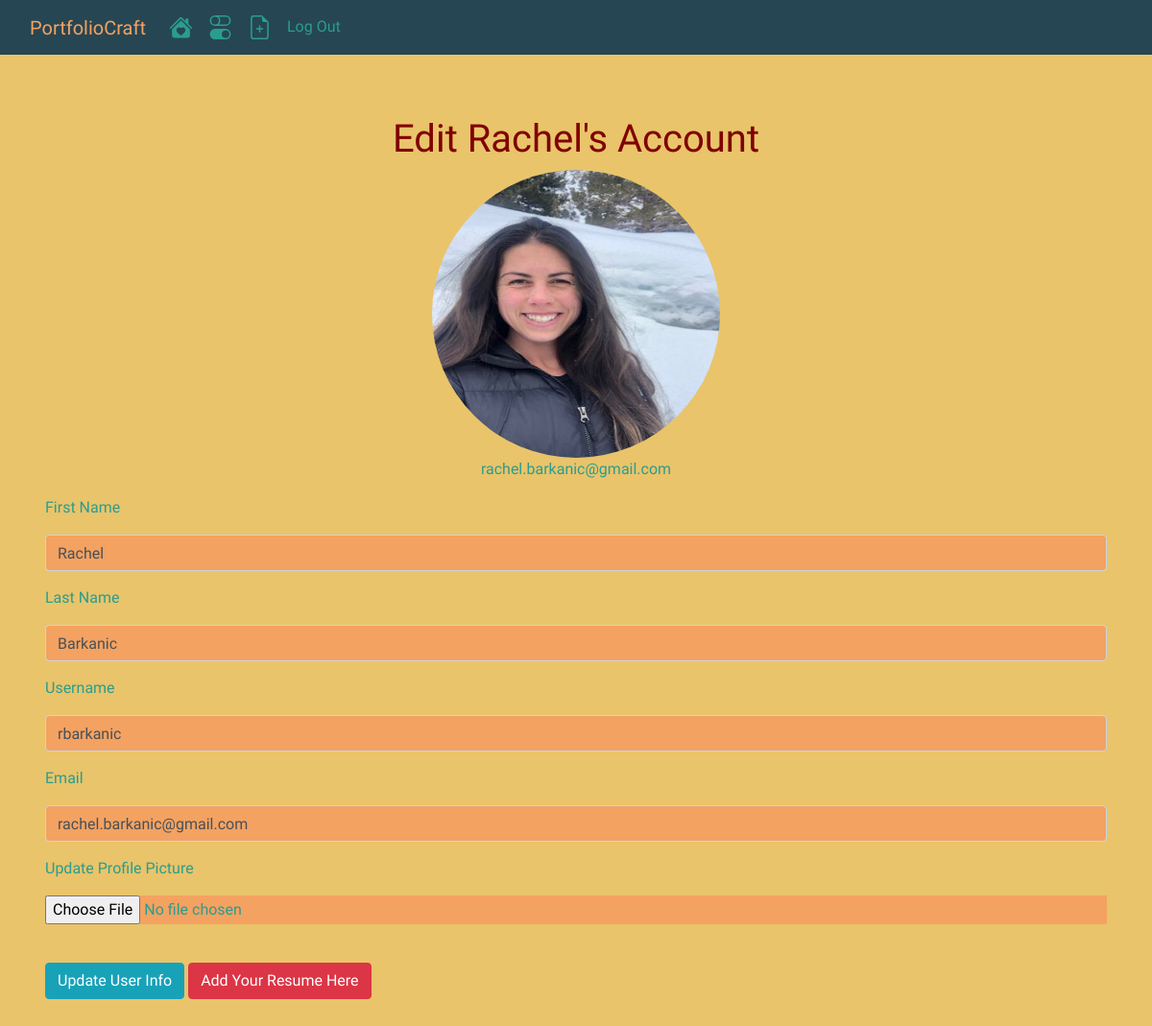
The page /account (signed in) on the database as committed earlier.
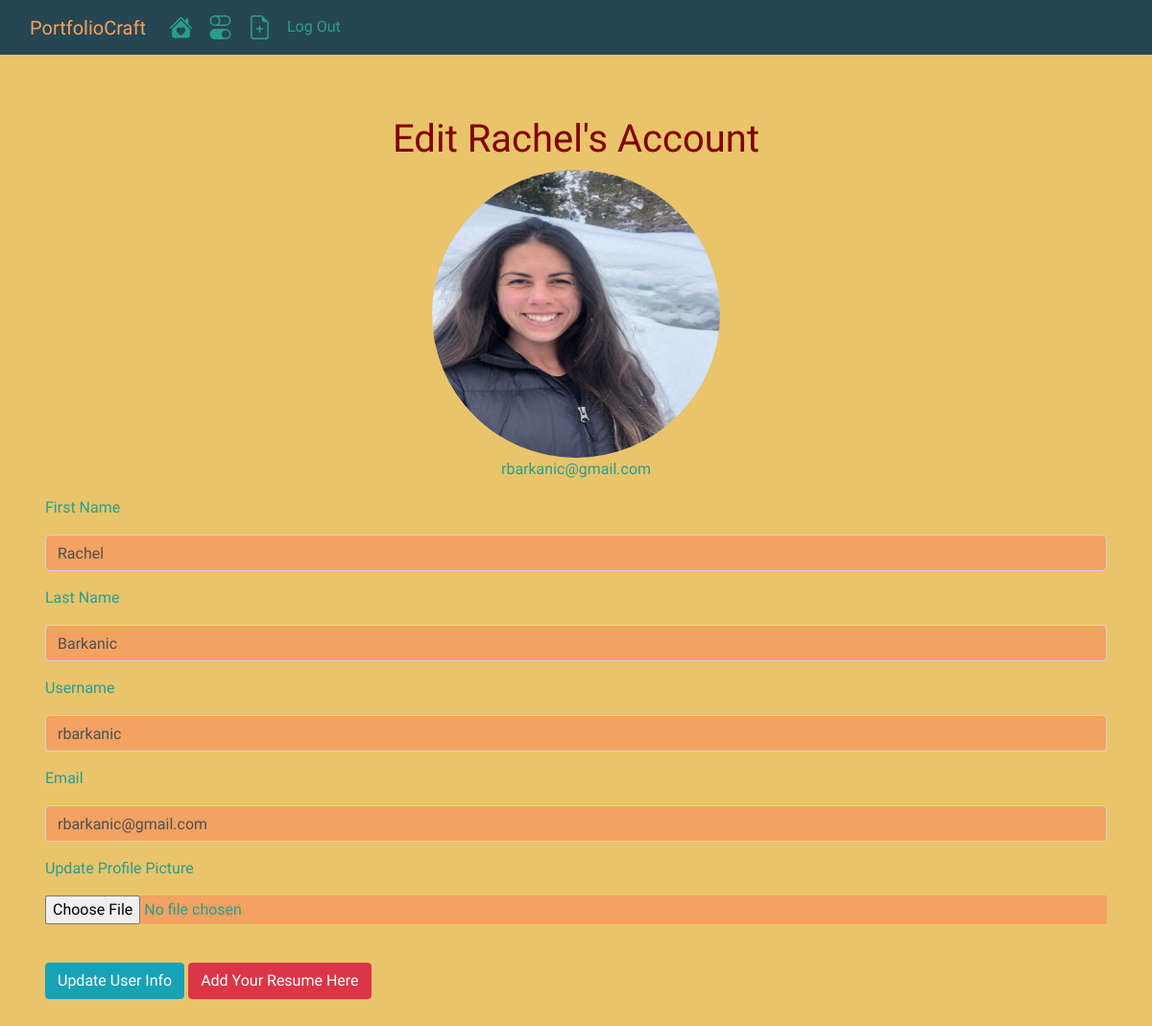
The same page on the database as committed later.
### portfoliocraft/models.py (models this page shows, shortened)
class User(db.Model, UserMixin):
    __tablename__ = 'users'
    id = db.Column(db.Integer, autoincrement = True, primary_key = True)
    profile_image = db.Column(db.String(255), nullable = False, default = 'default_profile.png')
    resume = db.Column(db.String(255), nullable = False, default = 'default_resume.png')
    first_name = db.Column(db.String(255), nullable = False, index=True)
    last_name = db.Column(db.String(255), nullable = False, index=True)
    username = db.Column(db.String(255), unique = True, nullable = False, index=True)
    email = db.Column(db.String(255), unique = True, nullable = False, index=True)
    password_hash = db.Column(db.String(255), nullable = False)
    projects = db.relationship('Project', backref = 'author', lazy = True)

### portfoliocraft/users/views.py (the view)
@users.route('/account', methods=['GET', 'POST'])
@login_required
def account():
    form = UpdateUserForm()
    if request.method == 'POST':
        form.validate_on_submit()
        user = User.query.filter_by(username = current_user.username).first()
        if form.picture.data:
            username = user.username
            pic = add_profile_pic(form.picture.data, username)
            user.profile_image = pic
        user.first_name = form.first_name.data
        user.last_name = form.last_name.data
        user.username = form.username.data
        user.email = form.email.data
        db.session.commit()
        flash('Your Account Information Has Been Updated!')
        return redirect(url_for('users.account'))
    elif request.method == 'GET':
        form.first_name.data = current_user.first_name
        form.last_name.data = current_user.last_name
        form.username.data = current_user.username
        form.email.data = current_user.email
    profile_image = url_for('static', filename='profile_pics/' + current_user.profile_image)
    return render_template('account.html', profile_image = profile_image, form = form)

### portfoliocraft/users/forms.py (shortened to what this page needs)
class UpdateUserForm(FlaskForm):
    first_name = StringField('First Name')
    last_name = StringField('Last Name')
    username = StringField('Username')
    email = StringField('Email', validators=[Email()])
    picture = FileField('Update Profile Picture', validators=[FileAllowed(['jpg', 'png', 'jpeg', 'gif'])])
    resume = FileField('Add Your Resume', validators=[FileAllowed(['jpg', 'png', 'jpeg', 'gif', 'pdf'])])
    submit = SubmitField('Update User Info')

### portfoliocraft/models.py (called while the page is built)
@login_manager.user_loader
def load_user(user_id):
    return User.query.get(user_id)

### portfoliocraft/templates/account.html (shortened to what this page needs)
{% extends 'base.html' %}
{% block body %}
<div class="jumbotron">
    <div align='center'>
        <h1 >Edit {{current_user.first_name}}'s Account </h1>
        <img class="profile-pic" align='center' src="{{ url_for('static', filename='profile_pics/' + current_user.profile_image) }}">
        <p>{{ current_user.email }}</p>
</div>
<div class="container">
    <form method="POST" action="/account" enctype="multipart/form-data">
        <div class="form-group">
        {{ form.first_name.label(class='form-group') }}
        {{ form.first_name(class='form-control') }}
        </div>
        <div class="form-group">
        {{ form.last_name.label(class='form-group') }}
        {{ form.last_name(class='form-control') }}
        </div>
        <div class="form-group">
        {{ form.username.label(class='form-group') }}
        {{ form.username(class='form-control') }}
        </div>
        <div class="form-group">
        {{ form.email.label(class='form-group') }}
        {{ form.email(class='form-control') }}
        </div>
        <div class="form-group">
        {{ form.picture.label(class='form-group') }}
        {{ form.picture(class='form-control-file') }}
        </div>
        <br>
        {{ form.submit(class='btn btn-info') }}
        <button class="btn btn-danger"><a class="resume-btn" href="{{url_for('users.upload_file')}}">Add Your Resume Here</a></button>
    </form>
    <br>
</div>
{% endblock %}

Rows that differ between the two databases and show on the page:
changed User "Rachel": email "rachel.barkanic@gmail.com" → "rbarkanic@gmail.com"
